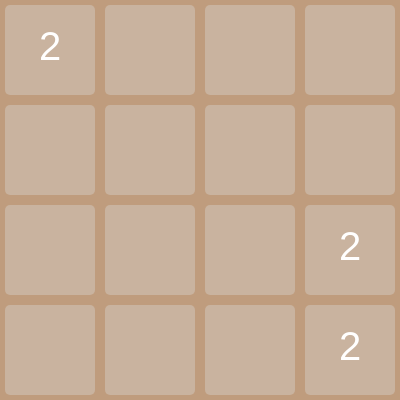
Frame 1 (no input)
Frame 60 (no input): identical to frame 1, image omitted
Frame 120 (the mouse pressed at the canvas centre since frame 60): identical to frame 1, image omitted

The p5.js sketch that drew this single still picture (run headless with seeded random() and noise() and a simulated clock; from frame 60 on, the mouse is pressed at the canvas centre):

// p5.js sketch
// ── sketch.js
var tiles = [];
var posAvailable = [];

function setup() {
  createCanvas(400, 400);
  for(let i = 0; i < 4; i++) {
    for(let j = 0; j < 4; j++) {
      posAvailable.push([i,j]);
    }
  }
  for(let i = 0; i < 3; i++) {
    var t = new Tile(this.posAvailable);
    tiles.push(t);
  }
}

function draw() {
  background('#BF9C7D');
  if(posAvailable.length == 0) {
    posAvailable = [];
    tiles = [];
    for(let i = 0; i < 4; i++) {
      for(let j = 0; j < 4; j++) {
        posAvailable.push([i,j]);
      }
    }
    for(let i = 0; i < 3; i++) {
      var t = new Tile(this.posAvailable);
      tiles.push(t);
    }
  }

  for(var t = 0; t < tiles.length; t++) {
    tiles[t].show();
  }
  
  for(var g = 0; g < posAvailable.length; g++) {
    fill('#C9B39F');
    let xPos = (posAvailable[g][0] * 100) + 5;
    let yPos = (posAvailable[g][1] * 100) + 5;
    noStroke();
    rect(xPos, yPos, 90, 90, 5);
  }

}

  function keyPressed() {
    if(keyCode === RIGHT_ARROW) {
      for(var i = 3; i >=0; i--) {
        for(var t = 0; t < tiles.length; t++) {
          if(tiles[t].position[0] == i) {
            tiles[t].moveRight(tiles, posAvailable);
          }
        }
      }
      var t = new Tile(this.posAvailable);
      tiles.push(t);
    }
    if(keyCode === LEFT_ARROW) {
      for(var i = 0; i <=3 ; i++) {
        for(var t = 0; t < tiles.length; t++) {
          if(tiles[t].position[0] == i) {
            tiles[t].moveLeft(tiles, posAvailable);
          }
        }
      }
      var t = new Tile(this.posAvailable);
      tiles.push(t);
    }
    if(keyCode === UP_ARROW) {
      for(var i = 0; i <= 3; i++) {
        for(var t = 0; t < tiles.length; t++) {
          if(tiles[t].position[1] == i) {
            tiles[t].moveUp(tiles, posAvailable);
          }
        }
      }
      var t = new Tile(this.posAvailable);
      tiles.push(t);
    }
    if(keyCode === DOWN_ARROW) {
      for(var i = 3; i >=0; i--) {
        for(var t = 0; t < tiles.length; t++) {
          if(tiles[t].position[1] == i) {
            tiles[t].moveDown(tiles, posAvailable);
          }
        }
      }
      var t = new Tile(this.posAvailable);
      tiles.push(t);
    }
  }

// ── tile.js
function Tile(grid) {

  var value;
  var xPos;
  var yPos;
  var area = 90;

  this.value = (random() <= 0.9 ? 2 : 4);

  let index = Math.floor(Math.random() * grid.length);
  let position = grid[index];
  grid.splice(index, 1);

  this.xPos = (position[0] * 100) + (100-area)/2;
  this.yPos = (position[1] * 100) + (100-area)/2;


  this.show = function(){
    fill('#C9B39F');
    noStroke();
    rect(this.xPos, this.yPos, area, area, 5);
    fill(255);
    textSize(40);
    textAlign(CENTER);
    text(this.value, this.xPos + 45, this.yPos + 55);
  }

}
